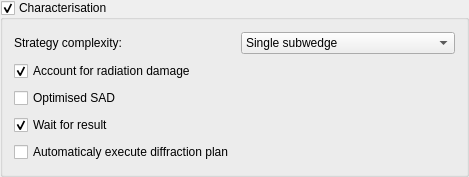
<?xml version="1.0" encoding="UTF-8"?>
<ui version="4.0">
 <class>CharacteriseSimpleWidgetVerticalLayout</class>
 <widget class="QWidget" name="CharacteriseSimpleWidgetVerticalLayout">
  <property name="geometry">
   <rect>
    <x>0</x>
    <y>0</y>
    <width>469</width>
    <height>177</height>
   </rect>
  </property>
  <property name="windowTitle">
   <string>CharacteriseWidgetVerticalSimple</string>
  </property>
  <layout class="QHBoxLayout">
   <property name="spacing">
    <number>0</number>
   </property>
   <property name="margin">
    <number>0</number>
   </property>
   <item>
    <layout class="QVBoxLayout">
     <property name="margin">
      <number>0</number>
     </property>
     <item>
      <widget class="QGroupBox" name="characterisation_gbox">
       <property name="sizePolicy">
        <sizepolicy hsizetype="Expanding" vsizetype="Expanding">
         <horstretch>0</horstretch>
         <verstretch>0</verstretch>
        </sizepolicy>
       </property>
       <property name="acceptDrops">
        <bool>false</bool>
       </property>
       <property name="title">
        <string>Characterisation</string>
       </property>
       <property name="checkable">
        <bool>true</bool>
       </property>
       <layout class="QGridLayout" name="gridLayout_2">
        <item row="1" column="0">
         <widget class="QCheckBox" name="account_rad_dmg_cbx">
          <property name="text">
           <string>Account for radiation damage</string>
          </property>
          <property name="checked">
           <bool>true</bool>
          </property>
         </widget>
        </item>
        <item row="0" column="1">
         <widget class="QComboBox" name="start_comp_cbox">
          <item>
           <property name="text">
            <string>Single subwedge</string>
           </property>
          </item>
          <!--item>
           <property name="text">
            <string>Few subwedges</string>
           </property>
          </item>
          <item>
           <property name="text">
            <string>Many subwedges</string>
           </property>
          </item-->
         </widget>
        </item>
        <item row="0" column="0">
         <widget class="QLabel" name="strat_comp_label">
          <property name="text">
           <string>Strategy complexity:</string>
          </property>
          <property name="wordWrap">
           <bool>false</bool>
          </property>
         </widget>
        </item>
        <item row="2" column="0">
         <widget class="QCheckBox" name="optimised_sad_cbx">
          <property name="text">
           <string>Optimised SAD</string>
          </property>
         </widget>
        </item>
        <item row="3" column="0">
         <widget class="QCheckBox" name="wait_result_cbx">
          <property name="text">
           <string>Wait for result</string>
          </property>
          <property name="checked">
           <bool>true</bool>
          </property>
         </widget>
        </item>
        <item row="4" column="0">
         <widget class="QCheckBox" name="execute_plan_cbx">
          <property name="text">
           <string>Automaticaly execute diffraction plan</string>
          </property>
         </widget>
        </item>
       </layout>
      </widget>
     </item>
    </layout>
   </item>
  </layout>
 </widget>
 <layoutdefault spacing="6" margin="11"/>
 <pixmapfunction>qPixmapFromMimeSource</pixmapfunction>
 <resources/>
 <connections/>
</ui>
